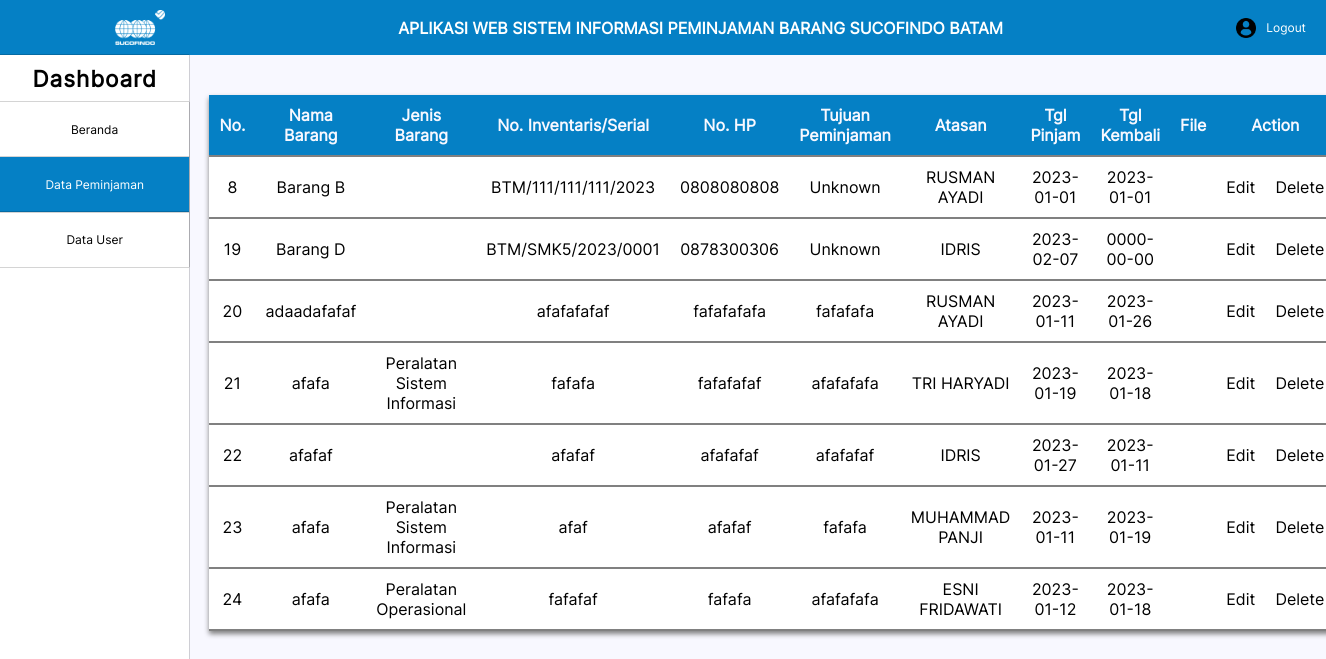
The page /codinganlama/data_peminjaman.php (signed in) on the database its author committed.
### tables this page shows
CREATE TABLE `formulir` (
  `nomor` int(200) NOT NULL,
  `nama_barang` varchar(100) NOT NULL,
  `jenis_barang` enum('Peralatan Sistem Informasi','Peralatan Operasional') NOT NULL,
  `serial_number` varchar(20) NOT NULL,
  `nomor_handphone` varchar(15) NOT NULL,
  `tujuan_peminjaman` varchar(100) NOT NULL,
  `tanggal_pinjam` date NOT NULL,
  `tanggal_kembali` date NOT NULL,
  `atasan` enum('TRI HARYADI','ZUBER KERTAPATI','ESNI FRIDAWATI','RUSMAN AYADI','MUHAMMAD NAZLI','IDRIS','MUHAMMAD PANJI') NOT NULL
);

### codinganlama/data_peminjaman.php (the view, shortened to what this page needs)
<!DOCTYPE html>
<html lang="en">
<head>
</head>
<body>
    <div class="container">
        <div class="nav">
            <nav>
                <img class="logo" src="asset/sucofindo_white.png" alt="">
                <h3>Aplikasi Web Sistem Informasi Peminjaman Barang Sucofindo Batam</h3>
                <div class="user">
                    <img src="asset/user.png">
                    <a href="logout.php">Logout</a>
                </div>
            </nav>
        </div>
        <div class="wrapper">
            <h2>Dashboard</h2>
            <a href="dashboard_admin.php">Beranda</a>
            <a href="data_peminjaman.php" class="now">Data Peminjaman</a>
            <a href="data_user.php">Data User</a>
        </div>
        <div class="content">
            <div class="table">
                <table cellspacing="0" cellpadding="0">
                <tr>
                    <th>No.</th>
                    <th>Nama Barang</th>
                    <th>Jenis Barang</th>
                    <th>No. Inventaris/Serial</th>
                    <th>No. HP</th>
                    <th>Tujuan Peminjaman</th>
                    <th>Atasan</th>
                    <th>Tgl Pinjam</th>
                    <th>Tgl Kembali</th>
                    <th>File</th>
                    <th colspan="2">Action</th>
                </tr>
                <?php
                include "sql.php";
                $query = "SELECT * FROM formulir";
                $sql = mysqli_query($connect, $query);
                while ($data = mysqli_fetch_array ($sql)){
                    echo "<tr>";
                    echo "<td>" . $data['nomor'] . "</td>";
                    echo "<td>" . $data['nama_barang'] . "</td>";
                    echo "<td>" . $data['jenis_barang'] . "</td>";
                    echo "<td>" . $data['serial_number'] . "</td>";
                    echo "<td>" . $data['nomor_handphone'] . "</td>";
                    echo "<td>" . $data['tujuan_peminjaman'] . "</td>";
                    echo "<td>" . $data['atasan'] . "</td>";
                    echo "<td>" . $data['tanggal_pinjam'] . "</td>";
                    echo "<td>" . $data['tanggal_kembali'] . "</td>";
                    echo "<td>" . $data['file'] . "</td>";
                    echo "<td><a href ='edit_data.php?nomor=" . $data['nomor'] . "'>Edit</a></td>";
                    echo "<td><a href ='delete_data.php?nomor=" . $data['nomor'] . "'>Delete</a></td>";
                    echo "<tr>";
                }
?>
                </table>
            </div>
        </div>
    </div>
</body>
</html>

### codinganlama/data_peminjaman.php (style rules this page uses)
*, html, body { padding: 0; margin: 0; box-sizing: border-box; }
body { background-color: ghostwhite; }
div.container { display: grid; grid-template-columns: 0.5fr 3fr; grid-template-areas: 'navbar navbar navbar' 'wrapper content content'; font-family: inter; }
div.nav { grid-area: navbar; background-color: #0580c5; }
nav { align-items: center; display: flex; padding: 10px; justify-content: space-between; }
nav h3 { font-size: 1em; text-transform: uppercase; color: white; }
nav img.logo { width: 50px; margin-left: 105px; }
nav div.user { display: flex; align-items: center; }
div.user a { color: white; font-size: 12px; padding: 10px; text-decoration: none; }
div.user img { width: 20px; }
div.wrapper { grid-area: wrapper; display: flex; flex-direction: column; background-color: white; box-shadow: 0 0 1px black; }
div.wrapper h2 { padding: 100px; font-family: inter; letter-spacing: 1px; font-size: 1.4em; padding: 10px; color: black; text-align: center; }
div.wrapper a { transition: all 1s ease-in-out; text-align: center; padding: 20px; font-size: 12px; display: flex; flex-direction: column; text-decoration: none; color: black; box-shadow: 0 0 1px black; }
div.wrapper a.now { background-color: #0580c5; color: white; }
div.content { align-items: center; grid-area: content; display: flex; width: 100%; height: 100vh; text-align: center; padding: 20px; }
div.table { display: flex; width: 100%; height: 90vh; flex-direction: column; }
table { box-shadow: 0 3px 5px gray; }
table th { background-color: #0580c5; border-bottom: 2px solid gray; box-shadow: 0 10px 0 gray; padding: 10px; color: ghostwhite; }
table td { color: black; background-color: white; padding: 10px; border-bottom: 2px solid gray; }
table td a { text-decoration: none; color: black; }
::placeholder { font-family: inter; }

### rows shown on the page
formulir: nomor "8", nama_barang "Barang B", serial_number "BTM/111/111/111/2023", nomor_handphone "0808080808", tujuan_peminjaman "Unknown", atasan "RUSMAN AYADI", tanggal_pinjam "2023-01-01", tanggal_kembali "2023-01-01"
formulir: nomor "19", nama_barang "Barang D", serial_number "BTM/SMK5/2023/0001", nomor_handphone "0878300306", tujuan_peminjaman "Unknown", atasan "IDRIS", tanggal_pinjam "2023-02-07", tanggal_kembali "0000-00-00"
formulir: nomor "20", nama_barang "adaadafafaf", serial_number "afafafafaf", nomor_handphone "fafafafafa", tujuan_peminjaman "fafafafa", atasan "RUSMAN AYADI", tanggal_pinjam "2023-01-11", tanggal_kembali "2023-01-26"
formulir: nomor "21", nama_barang "afafa", jenis_barang "Peralatan Sistem Informasi", serial_number "fafafa", nomor_handphone "fafafafaf", tujuan_peminjaman "afafafafa", atasan "TRI HARYADI", tanggal_pinjam "2023-01-19", tanggal_kembali "2023-01-18"
formulir: nomor "22", nama_barang "afafaf", serial_number "afafaf", nomor_handphone "afafafaf", tujuan_peminjaman "afafafaf", atasan "IDRIS", tanggal_pinjam "2023-01-27", tanggal_kembali "2023-01-11"
formulir: nomor "23", nama_barang "afafa", jenis_barang "Peralatan Sistem Informasi", serial_number "afaf", nomor_handphone "afafaf", tujuan_peminjaman "fafafa", atasan "MUHAMMAD PANJI", tanggal_pinjam "2023-01-11", tanggal_kembali "2023-01-19"
formulir: nomor "24", nama_barang "afafa", jenis_barang "Peralatan Operasional", serial_number "fafafaf", nomor_handphone "fafafa", tujuan_peminjaman "afafafafa", atasan "ESNI FRIDAWATI", tanggal_pinjam "2023-01-12", tanggal_kembali "2023-01-18"
